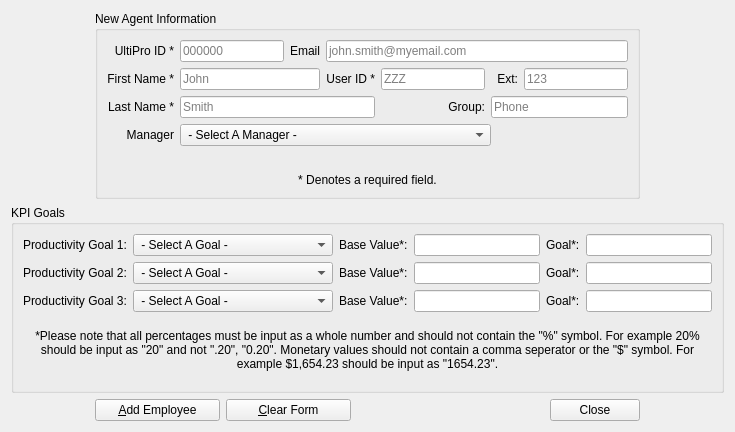
<?xml version="1.0" encoding="UTF-8"?>
<ui version="4.0">
 <class>agentInput</class>
 <widget class="QDialog" name="agentInput">
  <property name="geometry">
   <rect>
    <x>0</x>
    <y>0</y>
    <width>735</width>
    <height>413</height>
   </rect>
  </property>
  <property name="windowTitle">
   <string>Add Employee</string>
  </property>
  <property name="windowIcon">
   <iconset resource="../main_images.qrc">
    <normaloff>:/logos/Images/Meduit_logo.ico</normaloff>:/logos/Images/Meduit_logo.ico</iconset>
  </property>
  <layout class="QGridLayout" name="gridLayout_2">
   <item row="3" column="2">
    <widget class="QPushButton" name="addButton">
     <property name="minimumSize">
      <size>
       <width>125</width>
       <height>0</height>
      </size>
     </property>
     <property name="text">
      <string>&amp;Add Employee</string>
     </property>
     <property name="autoDefault">
      <bool>false</bool>
     </property>
    </widget>
   </item>
   <item row="3" column="4" colspan="2">
    <spacer name="horizontalSpacer_2">
     <property name="orientation">
      <enum>Qt::Horizontal</enum>
     </property>
     <property name="sizeHint" stdset="0">
      <size>
       <width>0</width>
       <height>0</height>
      </size>
     </property>
    </spacer>
   </item>
   <item row="2" column="1" colspan="7">
    <widget class="QGroupBox" name="groupBox">
     <property name="sizePolicy">
      <sizepolicy hsizetype="Preferred" vsizetype="Maximum">
       <horstretch>0</horstretch>
       <verstretch>0</verstretch>
      </sizepolicy>
     </property>
     <property name="title">
      <string>KPI Goals</string>
     </property>
     <layout class="QGridLayout" name="gridLayout_3">
      <item row="4" column="0" colspan="6">
       <widget class="QLabel" name="label_4">
        <property name="sizePolicy">
         <sizepolicy hsizetype="Preferred" vsizetype="MinimumExpanding">
          <horstretch>0</horstretch>
          <verstretch>0</verstretch>
         </sizepolicy>
        </property>
        <property name="styleSheet">
         <string notr="true">QLabel{
	font: 10pt &quot;MS Shell Dlg 2&quot;;
}</string>
        </property>
        <property name="text">
         <string>*Please note that all percentages must be input as a whole number and should not contain the &quot;%&quot; symbol. For example 20% should be input as &quot;20&quot; and not &quot;.20&quot;, &quot;0.20&quot;. Monetary values should not contain a comma seperator or the &quot;$&quot; symbol. For example $1,654.23 should be input as &quot;1654.23&quot;.</string>
        </property>
        <property name="alignment">
         <set>Qt::AlignCenter</set>
        </property>
        <property name="wordWrap">
         <bool>true</bool>
        </property>
       </widget>
      </item>
      <item row="1" column="3">
       <widget class="QLineEdit" name="agentBase1">
        <property name="enabled">
         <bool>true</bool>
        </property>
        <property name="sizePolicy">
         <sizepolicy hsizetype="MinimumExpanding" vsizetype="Fixed">
          <horstretch>0</horstretch>
          <verstretch>0</verstretch>
         </sizepolicy>
        </property>
       </widget>
      </item>
      <item row="2" column="2">
       <widget class="QLabel" name="label_15">
        <property name="sizePolicy">
         <sizepolicy hsizetype="Maximum" vsizetype="Preferred">
          <horstretch>0</horstretch>
          <verstretch>0</verstretch>
         </sizepolicy>
        </property>
        <property name="text">
         <string>Base Value*:</string>
        </property>
       </widget>
      </item>
      <item row="1" column="4">
       <widget class="QLabel" name="label_17">
        <property name="sizePolicy">
         <sizepolicy hsizetype="Maximum" vsizetype="Preferred">
          <horstretch>0</horstretch>
          <verstretch>0</verstretch>
         </sizepolicy>
        </property>
        <property name="text">
         <string>Goal*:</string>
        </property>
       </widget>
      </item>
      <item row="1" column="2">
       <widget class="QLabel" name="label_14">
        <property name="sizePolicy">
         <sizepolicy hsizetype="Maximum" vsizetype="Preferred">
          <horstretch>0</horstretch>
          <verstretch>0</verstretch>
         </sizepolicy>
        </property>
        <property name="text">
         <string>Base Value*:</string>
        </property>
       </widget>
      </item>
      <item row="3" column="5">
       <widget class="QLineEdit" name="agentGoal3">
        <property name="sizePolicy">
         <sizepolicy hsizetype="MinimumExpanding" vsizetype="Fixed">
          <horstretch>0</horstretch>
          <verstretch>0</verstretch>
         </sizepolicy>
        </property>
       </widget>
      </item>
      <item row="3" column="0">
       <widget class="QLabel" name="label_13">
        <property name="sizePolicy">
         <sizepolicy hsizetype="Maximum" vsizetype="Preferred">
          <horstretch>0</horstretch>
          <verstretch>0</verstretch>
         </sizepolicy>
        </property>
        <property name="text">
         <string>Productivity Goal 3:</string>
        </property>
       </widget>
      </item>
      <item row="1" column="5">
       <widget class="QLineEdit" name="agentGoal1">
        <property name="sizePolicy">
         <sizepolicy hsizetype="MinimumExpanding" vsizetype="Fixed">
          <horstretch>0</horstretch>
          <verstretch>0</verstretch>
         </sizepolicy>
        </property>
       </widget>
      </item>
      <item row="3" column="4">
       <widget class="QLabel" name="label_19">
        <property name="sizePolicy">
         <sizepolicy hsizetype="Maximum" vsizetype="Preferred">
          <horstretch>0</horstretch>
          <verstretch>0</verstretch>
         </sizepolicy>
        </property>
        <property name="text">
         <string>Goal*:</string>
        </property>
       </widget>
      </item>
      <item row="3" column="2">
       <widget class="QLabel" name="label_16">
        <property name="sizePolicy">
         <sizepolicy hsizetype="Maximum" vsizetype="Preferred">
          <horstretch>0</horstretch>
          <verstretch>0</verstretch>
         </sizepolicy>
        </property>
        <property name="text">
         <string>Base Value*:</string>
        </property>
       </widget>
      </item>
      <item row="1" column="0">
       <widget class="QLabel" name="label_11">
        <property name="sizePolicy">
         <sizepolicy hsizetype="Maximum" vsizetype="Preferred">
          <horstretch>0</horstretch>
          <verstretch>0</verstretch>
         </sizepolicy>
        </property>
        <property name="text">
         <string>Productivity Goal 1:</string>
        </property>
       </widget>
      </item>
      <item row="2" column="0">
       <widget class="QLabel" name="label_12">
        <property name="sizePolicy">
         <sizepolicy hsizetype="Maximum" vsizetype="Preferred">
          <horstretch>0</horstretch>
          <verstretch>0</verstretch>
         </sizepolicy>
        </property>
        <property name="text">
         <string>Productivity Goal 2:</string>
        </property>
       </widget>
      </item>
      <item row="3" column="1">
       <widget class="QComboBox" name="agentDesc3">
        <property name="minimumSize">
         <size>
          <width>200</width>
          <height>0</height>
         </size>
        </property>
        <property name="styleSheet">
         <string notr="true">QFrame{
	background-color: qlineargradient(spread:pad, x1:0.5, y1:0, x2:0.5, y2:1, stop:0 rgba(255, 255, 255, 209), stop:0.485876 rgba(181, 207, 220, 239), stop:1 rgba(85, 199, 255, 196));
}</string>
        </property>
        <item>
         <property name="text">
          <string> - Select A Goal - </string>
         </property>
        </item>
        <item>
         <property name="text">
          <string>Connects (Total)</string>
         </property>
        </item>
        <item>
         <property name="text">
          <string>Connects (Per Hour)</string>
         </property>
        </item>
        <item>
         <property name="text">
          <string>RPC (Total)</string>
         </property>
        </item>
        <item>
         <property name="text">
          <string>RPC (Per Hour)</string>
         </property>
        </item>
        <item>
         <property name="text">
          <string>Promises Conv%</string>
         </property>
        </item>
        <item>
         <property name="text">
          <string>Conversions Per Hour</string>
         </property>
        </item>
        <item>
         <property name="text">
          <string>Secured (%)</string>
         </property>
        </item>
        <item>
         <property name="text">
          <string>Secured (Avg Payment)</string>
         </property>
        </item>
        <item>
         <property name="text">
          <string>Fees (Total)</string>
         </property>
        </item>
        <item>
         <property name="text">
          <string>Fees (Per Hour)</string>
         </property>
        </item>
        <item>
         <property name="text">
          <string>Overall Totals</string>
         </property>
        </item>
        <item>
         <property name="text">
          <string>Payment Plan</string>
         </property>
        </item>
        <item>
         <property name="text">
          <string>Category Review</string>
         </property>
        </item>
       </widget>
      </item>
      <item row="2" column="4">
       <widget class="QLabel" name="label_18">
        <property name="sizePolicy">
         <sizepolicy hsizetype="Maximum" vsizetype="Preferred">
          <horstretch>0</horstretch>
          <verstretch>0</verstretch>
         </sizepolicy>
        </property>
        <property name="text">
         <string>Goal*:</string>
        </property>
       </widget>
      </item>
      <item row="3" column="3">
       <widget class="QLineEdit" name="agentBase3">
        <property name="sizePolicy">
         <sizepolicy hsizetype="MinimumExpanding" vsizetype="Fixed">
          <horstretch>0</horstretch>
          <verstretch>0</verstretch>
         </sizepolicy>
        </property>
       </widget>
      </item>
      <item row="2" column="5">
       <widget class="QLineEdit" name="agentGoal2">
        <property name="sizePolicy">
         <sizepolicy hsizetype="MinimumExpanding" vsizetype="Fixed">
          <horstretch>0</horstretch>
          <verstretch>0</verstretch>
         </sizepolicy>
        </property>
       </widget>
      </item>
      <item row="1" column="1">
       <widget class="QComboBox" name="agentDesc1">
        <property name="minimumSize">
         <size>
          <width>200</width>
          <height>0</height>
         </size>
        </property>
        <property name="styleSheet">
         <string notr="true">QFrame{
	background-color: qlineargradient(spread:pad, x1:0.5, y1:0, x2:0.5, y2:1, stop:0 rgba(255, 255, 255, 209), stop:0.485876 rgba(181, 207, 220, 239), stop:1 rgba(85, 199, 255, 196));
}</string>
        </property>
        <item>
         <property name="text">
          <string> - Select A Goal - </string>
         </property>
        </item>
        <item>
         <property name="text">
          <string>Connects (Total)</string>
         </property>
        </item>
        <item>
         <property name="text">
          <string>Connects (Per Hour)</string>
         </property>
        </item>
        <item>
         <property name="text">
          <string>RPC (Total)</string>
         </property>
        </item>
        <item>
         <property name="text">
          <string>RPC (Per Hour)</string>
         </property>
        </item>
        <item>
         <property name="text">
          <string>Promises Conv%</string>
         </property>
        </item>
        <item>
         <property name="text">
          <string>Conversions Per Hour</string>
         </property>
        </item>
        <item>
         <property name="text">
          <string>Secured (%)</string>
         </property>
        </item>
        <item>
         <property name="text">
          <string>Secured (Avg Payment)</string>
         </property>
        </item>
        <item>
         <property name="text">
          <string>Fees (Total)</string>
         </property>
        </item>
        <item>
         <property name="text">
          <string>Fees (Per Hour)</string>
         </property>
        </item>
        <item>
         <property name="text">
          <string>Overall Totals</string>
         </property>
        </item>
        <item>
         <property name="text">
          <string>Payment Plan</string>
         </property>
        </item>
        <item>
         <property name="text">
          <string>Category Review</string>
         </property>
        </item>
       </widget>
      </item>
      <item row="2" column="3">
       <widget class="QLineEdit" name="agentBase2">
        <property name="sizePolicy">
         <sizepolicy hsizetype="MinimumExpanding" vsizetype="Fixed">
          <horstretch>0</horstretch>
          <verstretch>0</verstretch>
         </sizepolicy>
        </property>
       </widget>
      </item>
      <item row="2" column="1">
       <widget class="QComboBox" name="agentDesc2">
        <property name="minimumSize">
         <size>
          <width>200</width>
          <height>0</height>
         </size>
        </property>
        <property name="styleSheet">
         <string notr="true">QFrame{
	background-color: qlineargradient(spread:pad, x1:0.5, y1:0, x2:0.5, y2:1, stop:0 rgba(255, 255, 255, 209), stop:0.485876 rgba(181, 207, 220, 239), stop:1 rgba(85, 199, 255, 196));
}</string>
        </property>
        <item>
         <property name="text">
          <string> - Select A Goal - </string>
         </property>
        </item>
        <item>
         <property name="text">
          <string>Connects (Total)</string>
         </property>
        </item>
        <item>
         <property name="text">
          <string>Connects (Per Hour)</string>
         </property>
        </item>
        <item>
         <property name="text">
          <string>RPC (Total)</string>
         </property>
        </item>
        <item>
         <property name="text">
          <string>RPC (Per Hour)</string>
         </property>
        </item>
        <item>
         <property name="text">
          <string>Promises Conv%</string>
         </property>
        </item>
        <item>
         <property name="text">
          <string>Conversions Per Hour</string>
         </property>
        </item>
        <item>
         <property name="text">
          <string>Secured (%)</string>
         </property>
        </item>
        <item>
         <property name="text">
          <string>Secured (Avg Payment)</string>
         </property>
        </item>
        <item>
         <property name="text">
          <string>Fees (Total)</string>
         </property>
        </item>
        <item>
         <property name="text">
          <string>Fees (Per Hour)</string>
         </property>
        </item>
        <item>
         <property name="text">
          <string>Overall Totals</string>
         </property>
        </item>
        <item>
         <property name="text">
          <string>Payment Plan</string>
         </property>
        </item>
        <item>
         <property name="text">
          <string>Category Review</string>
         </property>
        </item>
       </widget>
      </item>
     </layout>
    </widget>
   </item>
   <item row="1" column="2" colspan="5">
    <widget class="QGroupBox" name="agentDetails">
     <property name="title">
      <string>New Agent Information</string>
     </property>
     <layout class="QGridLayout" name="gridLayout">
      <item row="2" column="0">
       <widget class="QLabel" name="label_7">
        <property name="text">
         <string>Last Name *</string>
        </property>
        <property name="alignment">
         <set>Qt::AlignRight|Qt::AlignTrailing|Qt::AlignVCenter</set>
        </property>
       </widget>
      </item>
      <item row="0" column="1">
       <widget class="QLineEdit" name="agentUltiPro">
        <property name="placeholderText">
         <string>000000</string>
        </property>
       </widget>
      </item>
      <item row="2" column="1" colspan="4">
       <widget class="QLineEdit" name="agentLastName">
        <property name="placeholderText">
         <string>Smith</string>
        </property>
       </widget>
      </item>
      <item row="1" column="5">
       <widget class="QLineEdit" name="agentUserID">
        <property name="placeholderText">
         <string>ZZZ</string>
        </property>
       </widget>
      </item>
      <item row="2" column="6" colspan="3">
       <widget class="QLineEdit" name="agentGroup">
        <property name="placeholderText">
         <string>Phone</string>
        </property>
       </widget>
      </item>
      <item row="0" column="2" colspan="2">
       <widget class="QLabel" name="label_6">
        <property name="text">
         <string>Email</string>
        </property>
        <property name="alignment">
         <set>Qt::AlignRight|Qt::AlignTrailing|Qt::AlignVCenter</set>
        </property>
       </widget>
      </item>
      <item row="4" column="0">
       <widget class="QLabel" name="label_9">
        <property name="text">
         <string>Manager</string>
        </property>
        <property name="alignment">
         <set>Qt::AlignRight|Qt::AlignTrailing|Qt::AlignVCenter</set>
        </property>
       </widget>
      </item>
      <item row="1" column="0">
       <widget class="QLabel" name="label">
        <property name="text">
         <string>First Name *</string>
        </property>
        <property name="alignment">
         <set>Qt::AlignRight|Qt::AlignTrailing|Qt::AlignVCenter</set>
        </property>
       </widget>
      </item>
      <item row="4" column="1" colspan="6">
       <widget class="QComboBox" name="agentManager">
        <property name="styleSheet">
         <string notr="true">QFrame{
	background-color: qlineargradient(spread:pad, x1:0.5, y1:0, x2:0.5, y2:1, stop:0 rgba(255, 255, 255, 209), stop:0.485876 rgba(181, 207, 220, 239), stop:1 rgba(85, 199, 255, 196));
}</string>
        </property>
        <item>
         <property name="text">
          <string> - Select A Manager - </string>
         </property>
        </item>
       </widget>
      </item>
      <item row="1" column="1" colspan="3">
       <widget class="QLineEdit" name="agentFirstName">
        <property name="placeholderText">
         <string>John</string>
        </property>
       </widget>
      </item>
      <item row="1" column="4">
       <widget class="QLabel" name="label_20">
        <property name="text">
         <string>User ID *</string>
        </property>
        <property name="alignment">
         <set>Qt::AlignRight|Qt::AlignTrailing|Qt::AlignVCenter</set>
        </property>
       </widget>
      </item>
      <item row="0" column="0">
       <widget class="QLabel" name="label_2">
        <property name="text">
         <string>UltiPro ID *</string>
        </property>
        <property name="alignment">
         <set>Qt::AlignRight|Qt::AlignTrailing|Qt::AlignVCenter</set>
        </property>
       </widget>
      </item>
      <item row="1" column="8">
       <widget class="QLineEdit" name="agentExt">
        <property name="placeholderText">
         <string>123</string>
        </property>
       </widget>
      </item>
      <item row="2" column="5">
       <widget class="QLabel" name="label_5">
        <property name="text">
         <string>Group:</string>
        </property>
        <property name="alignment">
         <set>Qt::AlignRight|Qt::AlignTrailing|Qt::AlignVCenter</set>
        </property>
       </widget>
      </item>
      <item row="0" column="4" colspan="5">
       <widget class="QLineEdit" name="agentEmail">
        <property name="placeholderText">
         <string>john.smith@myemail.com</string>
        </property>
       </widget>
      </item>
      <item row="1" column="7">
       <widget class="QLabel" name="label_8">
        <property name="text">
         <string>Ext:</string>
        </property>
        <property name="alignment">
         <set>Qt::AlignRight|Qt::AlignTrailing|Qt::AlignVCenter</set>
        </property>
       </widget>
      </item>
      <item row="5" column="0" colspan="9">
       <widget class="QLabel" name="label_10">
        <property name="styleSheet">
         <string notr="true">QLabel{
	font: 10pt &quot;MS Shell Dlg 2&quot;;
}</string>
        </property>
        <property name="text">
         <string>* Denotes a required field.</string>
        </property>
        <property name="alignment">
         <set>Qt::AlignBottom|Qt::AlignHCenter</set>
        </property>
       </widget>
      </item>
     </layout>
    </widget>
   </item>
   <item row="3" column="3">
    <widget class="QPushButton" name="clearButton">
     <property name="minimumSize">
      <size>
       <width>125</width>
       <height>0</height>
      </size>
     </property>
     <property name="text">
      <string>&amp;Clear Form</string>
     </property>
     <property name="autoDefault">
      <bool>false</bool>
     </property>
    </widget>
   </item>
   <item row="3" column="6">
    <widget class="QPushButton" name="closeButton">
     <property name="text">
      <string>Close</string>
     </property>
     <property name="autoDefault">
      <bool>false</bool>
     </property>
    </widget>
   </item>
  </layout>
 </widget>
 <tabstops>
  <tabstop>agentUltiPro</tabstop>
  <tabstop>agentEmail</tabstop>
  <tabstop>agentFirstName</tabstop>
  <tabstop>agentUserID</tabstop>
  <tabstop>agentExt</tabstop>
  <tabstop>agentLastName</tabstop>
  <tabstop>agentGroup</tabstop>
  <tabstop>agentManager</tabstop>
  <tabstop>agentDesc1</tabstop>
  <tabstop>agentBase1</tabstop>
  <tabstop>agentGoal1</tabstop>
  <tabstop>agentDesc2</tabstop>
  <tabstop>agentBase2</tabstop>
  <tabstop>agentGoal2</tabstop>
  <tabstop>agentDesc3</tabstop>
  <tabstop>agentBase3</tabstop>
  <tabstop>agentGoal3</tabstop>
  <tabstop>addButton</tabstop>
  <tabstop>clearButton</tabstop>
  <tabstop>closeButton</tabstop>
 </tabstops>
 <resources>
  <include location="../main_images.qrc"/>
 </resources>
 <connections>
  <connection>
   <sender>closeButton</sender>
   <signal>clicked()</signal>
   <receiver>agentInput</receiver>
   <slot>close()</slot>
   <hints>
    <hint type="sourcelabel">
     <x>590</x>
     <y>391</y>
    </hint>
    <hint type="destinationlabel">
     <x>367</x>
     <y>206</y>
    </hint>
   </hints>
  </connection>
 </connections>
</ui>
